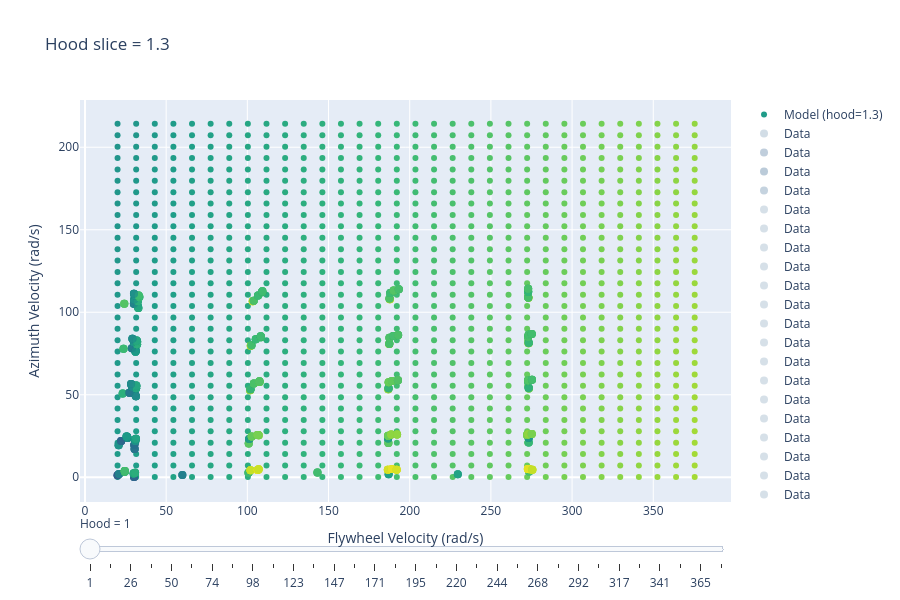

Notebook source saved alongside this figure:
### Code cell
# Predict total current for a grid of velocities
import numpy as np
flywheel_vel_grid = np.linspace(flywheel_vel.min(), flywheel_vel.max() + 100, 32)
azimuth_vel_grid = np.linspace(azimuth_vel.min(), azimuth_vel.max() + 100, 32)
hood_vel_grid = np.linspace(hood_vel.min(), hood_vel.max() + 100, 32)

flywheel_vel_grid, azimuth_vel_grid, hood_vel_grid = np.meshgrid(flywheel_vel_grid, azimuth_vel_grid, hood_vel_grid)

X_grid = pd.DataFrame({
    "flywheel_vel": flywheel_vel_grid.flatten(),
    "azimuth_vel": azimuth_vel_grid.flatten(),
    "hood_vel": hood_vel_grid.flatten(),
})

X_grid_poly = poly.transform(X_grid)
y_grid_pred = model.predict(X_grid_poly)

# Plot the predicted surface
fig = plt.figure()
ax = fig.add_subplot(111, projection="3d")
# Squares to represent real data and circles to represent the model
vmin = 0
vmax = 100
scat = ax.scatter(flywheel_vel, azimuth_vel, hood_vel, c=total_current, cmap="viridis", label="Data", marker="s", vmin=vmin, vmax=vmax)
ax.scatter(X_grid["flywheel_vel"], X_grid["azimuth_vel"], X_grid["hood_vel"], c=y_grid_pred, cmap="viridis", label="Model", marker="o", vmin=vmin, vmax=vmax, alpha=0.02)

ax.set_xlabel("Flywheel Velocity (rad/s)")
ax.set_ylabel("Azimuth Velocity (rad/s)")
ax.set_zlabel("Hood Velocity (rad/s)")
ax.legend()
plt.show()




# 2D cross-section (flywheel vs azimuth) with a slider for hood velocity
import numpy as np
import plotly.graph_objects as go

# flattened grid arrays and predictions (already exist in the notebook)
fx = flywheel_vel_grid.flatten()
ax = azimuth_vel_grid.flatten()
hx = hood_vel_grid.flatten()
pred = y_grid_pred

# unique hood levels (slider steps)
hood_levels = np.unique(hx)

# build one trace per hood slice (only the first visible initially)
pred_traces = []
for i, h in enumerate(hood_levels):
    mask = hx == h
    pred_traces.append(go.Scatter(
        x=fx[mask],
        y=ax[mask],
        mode="markers",
        marker=dict(
            color=pred[mask],
            colorscale="Viridis",
            cmin=vmin,
            cmax=vmax,
            size=6
        ),
        name=f"Model (hood={h:.1f})",
        visible=(i == 0),
        hovertemplate="Flywheel: %{x:.1f}<br>Azimuth: %{y:.1f}<br>Pred: %{marker.color:.2f}<extra></extra>",
    ))

    # Actual data, with opacity scaled by how close the data slice is to our slice
    pred_traces.append(go.Scatter(
        x=flywheel_vel,
        y=azimuth_vel,
        mode="markers",
        marker=dict(
            color=total_current,
            colorscale="Viridis",
            cmin=vmin,
            cmax=vmax,
            size=8,
            opacity=np.exp(-((hood_vel - h) ** 2) / (2 * 20**2))
        ),
        name="Data",
        hovertemplate="Flywheel: %{x:.1f}<br>Azimuth: %{y:.1f}<br>Total Current: %{marker.color:.2f}<extra></extra>",
    ))

fig2d = go.Figure(data=pred_traces)

# slider steps: toggle visibility of the model traces, keep data_trace visible
steps = []
n_model = len(pred_traces)
for i, h in enumerate(hood_levels):
    vis = [False] * n_model
    vis[2 * i] = True  # model trace for this hood slice
    vis[2 * i + 1] = True  # data trace
    steps.append(
        dict(
            method="update",
            args=[{"visible": vis}, {"title": f"Hood slice = {h:3.1f}"}],
            label=f"{h:.0f}",
        )
    )

sliders = [dict(active=0, currentvalue={"prefix": "Hood = "}, pad={"t": 10}, steps=steps)]

fig2d.update_layout(
    title=f"Hood slice = {hood_levels[0]:.1f}",
    xaxis_title="Flywheel Velocity (rad/s)",
    yaxis_title="Azimuth Velocity (rad/s)",
    sliders=sliders,
    height=600,
)

fig2d.show()
